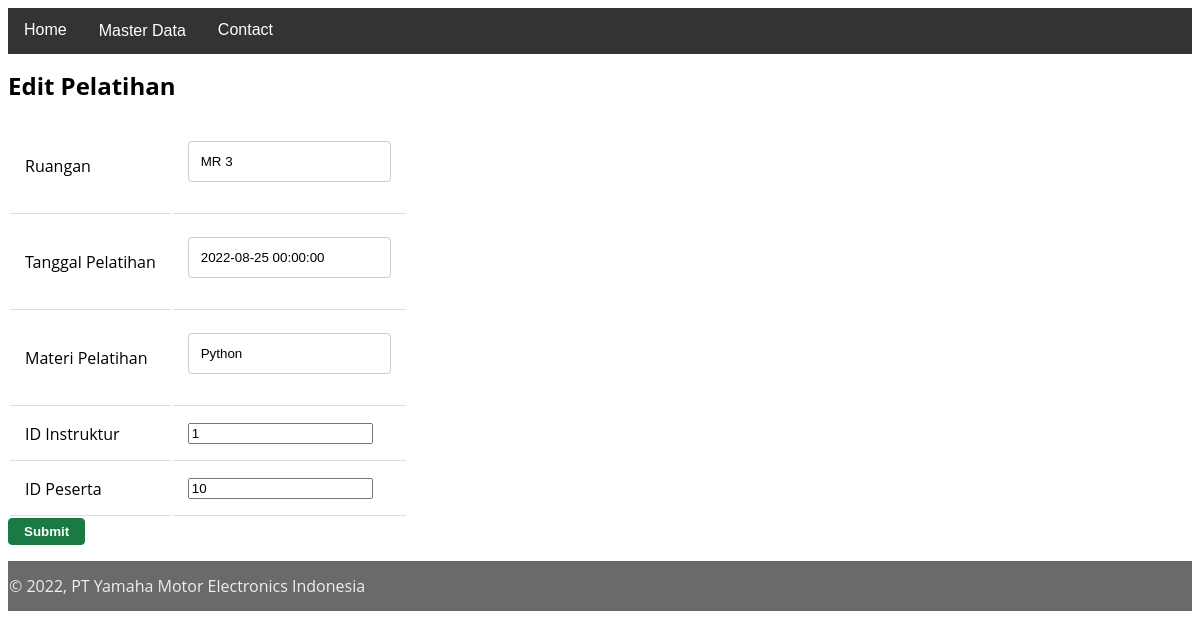
Page /training/ubah.php?id=12 on the committed database.
### tables this page shows
CREATE TABLE `pelatihan` (
  `id_pelatihan` int(11) NOT NULL,
  `ruang` varchar(25) NOT NULL,
  `tanggal` datetime NOT NULL,
  `materi` varchar(50) NOT NULL,
  `id_instruktur` int(11) NOT NULL,
  `id_peserta` int(11) NOT NULL
);

### training/ubah.php (the view, shortened to what this page needs)
<?php
include_once 'koneksi.php';
    	$id = $_GET['id'];
            $strQuery = "
            SELECT * FROM pelatihan WHERE id_pelatihan = '{$id}'";
            $query = mysqli_query($conTraining, $strQuery);
			$data = mysqli_fetch_array($query);
?>
<?php require('header.php'); ?>
<h2>Edit Pelatihan</h2>
<form method="post" action="ubah.php" enctype="multipart/form-data">
    <table>
            <tr>
                <td><label>Ruangan</label></td>
                <td><input type="text" name="ruang" value="<?php echo $data['ruang'];?>"></td>
            </tr>
            <tr>
                <td><label>Tanggal Pelatihan</label></td>
                <td><input type="text" name="tanggal" value="<?php echo $data['tanggal'];?>"></td>
            </tr>
            <tr>
                <td><label>Materi Pelatihan</label></td>
                <td><input type="text" name="materi" value="<?php echo $data['materi'];?>"></td>
            </tr>
            <tr>
                <td><label>ID Instruktur</label></td>
                <td><input type="number" name="id_instruktur" value="<?php echo $data['id_instruktur'];?>"></td>
            </tr>
            <tr>
                <td><label>ID Peserta</label></td>
                <td><input type="number" name="id_peserta" value="<?php echo $data['id_peserta'];?>"></td>
            </tr>
    </table>
    <div class="submit">
		<input type="submit" name="submit" value="Submit" />
    </div>
</form>
<?php require('footer.php');

### training/assets/styles/main.css (style rules this page uses)
body { line-height:1; font-size:100%; font-family:'Open Sans', sans-serif; }
td { border-bottom: 1px solid #ddd; padding: 15px; text-align: left; }
input[type=text], select, textarea { width: 100%; padding: 12px; border: 1px solid #ccc; border-radius: 4px; box-sizing: border-box; margin-top: 6px; margin-bottom: 16px; resize: vertical }
input[type=submit] { background-color: #04AA6D; color: white; padding: 12px 20px; border: none; border-radius: 4px; cursor: pointer; }

### training/ubah.php (style rules this page uses)
form input[type="submit"] { border: 1px solid #197a43; background-color: #197a43; color: #ffffff; font-weight: bold; padding: 5px 15px; }

### rows in the picture
pelatihan: ruang "MR 3", tanggal "2022-08-25 00:00:00", materi "Python", id_instruktur "1", id_peserta "10"
